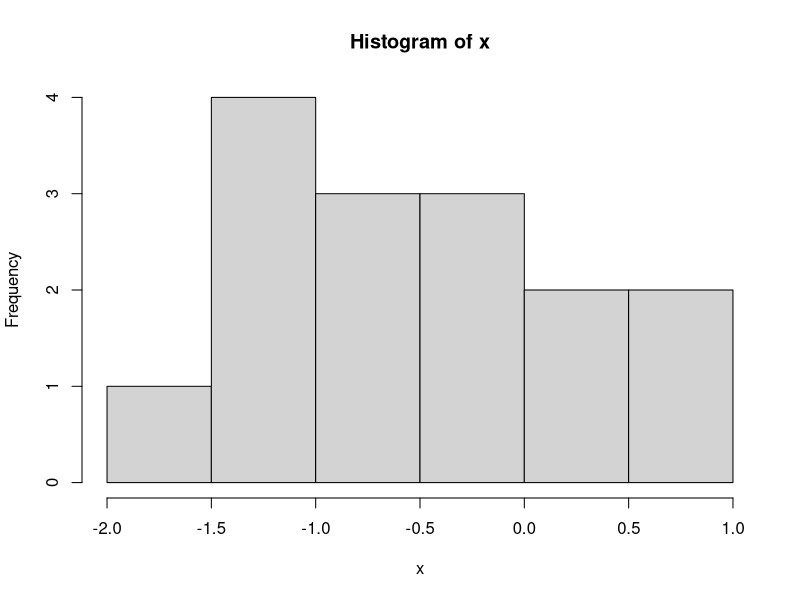

Generate this figure with R:
## ---- chunk 1
x <- rnorm(15);mean(x);hist(x)
